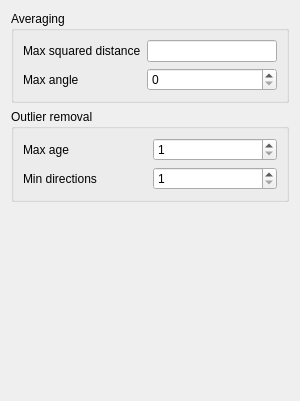
       <widget class="QWidget" name="page_integration">
        <property name="geometry">
         <rect>
          <x>0</x>
          <y>0</y>
          <width>300</width>
          <height>401</height>
         </rect>
        </property>
        <attribute name="label">
         <string>Integration</string>
        </attribute>
        <layout class="QVBoxLayout" name="verticalLayout_4">
         <item>
          <widget class="QGroupBox" name="groupBox_averaging">
           <property name="title">
            <string>Averaging</string>
           </property>
           <layout class="QGridLayout" name="gridLayout_5">
            <item row="0" column="0">
             <widget class="QLabel" name="label_max_squared_distance">
              <property name="text">
               <string>Max squared distance</string>
              </property>
             </widget>
            </item>
            <item row="0" column="1">
             <widget class="QLineEdit" name="lineEdit_max_squared_distance"/>
            </item>
            <item row="1" column="0">
             <widget class="QLabel" name="label_averaging_max_angle">
              <property name="text">
               <string>Max angle</string>
              </property>
             </widget>
            </item>
            <item row="1" column="1">
             <widget class="QSpinBox" name="spinBox_averaging_max_angle">
              <property name="maximum">
               <number>180</number>
              </property>
             </widget>
            </item>
           </layout>
          </widget>
         </item>
         <item>
          <widget class="QGroupBox" name="groupBox_outlier_removal">
           <property name="title">
            <string>Outlier removal</string>
           </property>
           <layout class="QGridLayout" name="gridLayout_6">
            <item row="0" column="0">
             <widget class="QLabel" name="label_max_age">
              <property name="text">
               <string>Max age</string>
              </property>
             </widget>
            </item>
            <item row="0" column="1">
             <widget class="QSpinBox" name="spinBox_max_age">
              <property name="minimum">
               <number>1</number>
              </property>
              <property name="maximum">
               <number>1000</number>
              </property>
             </widget>
            </item>
            <item row="1" column="0">
             <widget class="QLabel" name="label_min_directions">
              <property name="text">
               <string>Min directions</string>
              </property>
             </widget>
            </item>
            <item row="1" column="1">
             <widget class="QSpinBox" name="spinBox_min_directions">
              <property name="minimum">
               <number>1</number>
              </property>
              <property name="maximum">
               <number>100</number>
              </property>
             </widget>
            </item>
           </layout>
          </widget>
         </item>
         <item>
          <spacer name="verticalSpacer_integration">
           <property name="orientation">
            <enum>Qt::Vertical</enum>
           </property>
           <property name="sizeHint" stdset="0">
            <size>
             <width>20</width>
             <height>40</height>
            </size>
           </property>
          </spacer>
         </item>
        </layout>
       </widget>
